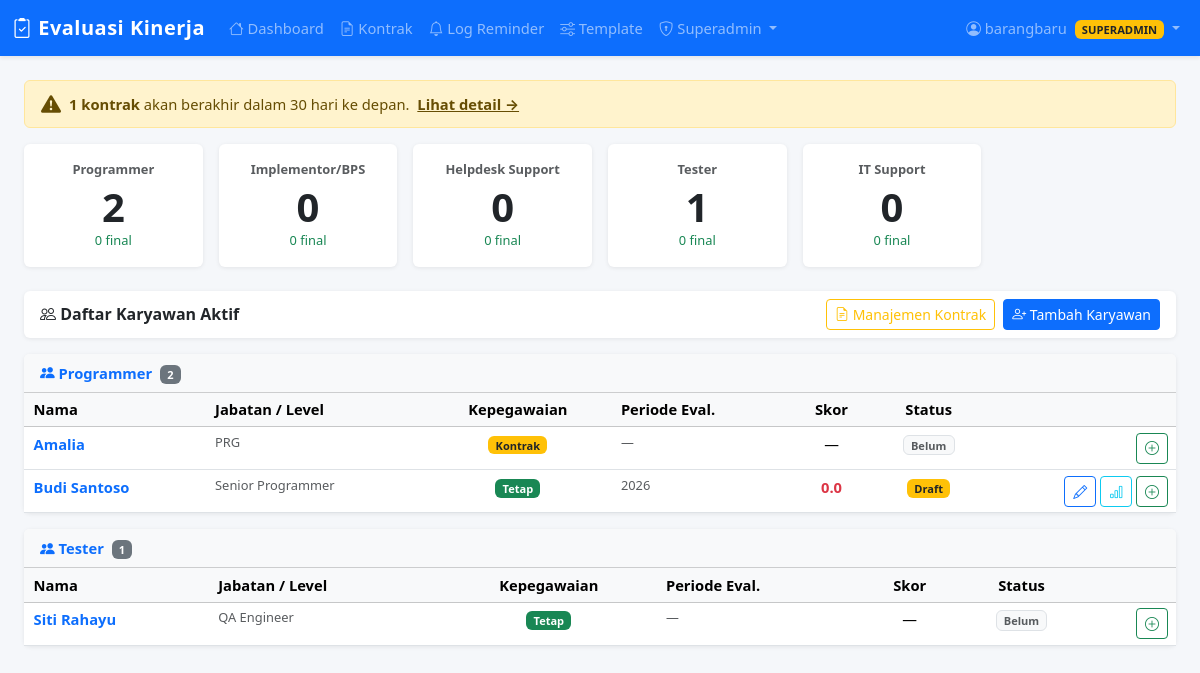
The page / (signed in) on the database its author committed.
### tables this page shows
CREATE TABLE employees (
    id INTEGER PRIMARY KEY AUTOINCREMENT,
    name TEXT NOT NULL,
    jabatan TEXT DEFAULT '',
    divisi TEXT NOT NULL,
    created_at TEXT DEFAULT (datetime('now','localtime'))
, level TEXT DEFAULT 'Staff', employment_type TEXT DEFAULT 'tetap', contract_start TEXT DEFAULT '', contract_end TEXT DEFAULT '', email TEXT DEFAULT '', phone TEXT DEFAULT '', telegram_id TEXT DEFAULT '', is_active INTEGER DEFAULT 1, notes TEXT DEFAULT '');

### app.py (the view)
@app.route('/')
@login_required
def index():
    db = get_db()
    employees = db.execute('''
        SELECT emp.*,
               (SELECT COUNT(*) FROM evaluations WHERE employee_id=emp.id) AS eval_count,
               (SELECT MAX(periode) FROM evaluations WHERE employee_id=emp.id) AS latest_periode,
               (SELECT final_total FROM evaluations WHERE employee_id=emp.id ORDER BY id DESC LIMIT 1) AS latest_score,
               (SELECT status FROM evaluations WHERE employee_id=emp.id ORDER BY id DESC LIMIT 1) AS latest_status,
               (SELECT id FROM evaluations WHERE employee_id=emp.id ORDER BY id DESC LIMIT 1) AS latest_eval_id
        FROM employees emp WHERE emp.is_active=1
        ORDER BY emp.divisi, emp.name
    ''').fetchall()
    today = date.today()
    contracts_alert = db.execute('''
        SELECT *, julianday(contract_end) - julianday('now') AS days_left
        FROM employees WHERE employment_type='kontrak' AND contract_end != ''
        AND is_active=1 ORDER BY contract_end
    ''').fetchall()
    expiring_soon = [e for e in contracts_alert if e['days_left'] is not None and e['days_left'] <= 30]
    divisi_stats = {}
    for d in DIVISI_LIST:
        row = db.execute('''
            SELECT COUNT(DISTINCT emp.id) AS total,
                   COUNT(DISTINCT CASE WHEN ev.status='final' THEN ev.employee_id END) AS done
            FROM employees emp LEFT JOIN evaluations ev ON ev.employee_id=emp.id AND ev.status='final'
            WHERE emp.divisi=? AND emp.is_active=1
        ''', (d,)).fetchone()
        divisi_stats[d] = row
    return render_template('index.html', employees=employees, divisi_stats=divisi_stats,
                           divisi_list=DIVISI_LIST, expiring_soon=expiring_soon,
                           level_choices=LEVEL_CHOICES)

### app.py (called while the page is built)
def get_db():
    if 'db' not in g:
        g.db = sqlite3.connect(DB_PATH)
        g.db.row_factory = sqlite3.Row
        g.db.execute('PRAGMA foreign_keys = ON')
    return g.db

def login_required(f):
    @wraps(f)
    def decorated(*args, **kwargs):
        if 'user_id' not in session:
            flash('Silakan login terlebih dahulu', 'warning')
            return redirect(url_for('login', next=request.path))
        return f(*args, **kwargs)
    return decorated

@app.context_processor
def inject_globals():
    return {
        'current_user': {
            'id':       session.get('user_id'),
            'username': session.get('username'),
            'name':     session.get('user_name'),
            'role':     session.get('user_role'),
        } if 'user_id' in session else None,
        'now_year':   date.today().year,
        'today_date': date.today().isoformat(),
    }

### templates/index.html (shortened to what this page needs)
{% extends 'base.html' %}
{% block content %}
{% if expiring_soon %}
<div class="alert alert-warning py-2 mb-3 d-flex align-items-center gap-2">
  <i class="bi bi-exclamation-triangle-fill fs-5"></i>
  <div>
    <strong>{{ expiring_soon | length }} kontrak</strong> akan berakhir dalam 30 hari ke depan.
    <a href="/contracts" class="alert-link ms-1">Lihat detail &rarr;</a>
  </div>
</div>
{% endif %}
<div class="row g-3 mb-4">
  {% for d in divisi_list %}
  {% set st = divisi_stats[d] %}
  <div class="col-6 col-md-4 col-xl-2">
    <div class="card text-center p-3">
      <div class="fw-bold text-muted small text-truncate" title="{{ d }}">{{ d }}</div>
      <div class="display-6 fw-bold mt-1">{{ st.total }}</div>
      <div class="small text-success">{{ st.done }} final</div>
    </div>
  </div>
  {% endfor %}
</div>
<div class="card mb-3">
  <div class="card-body d-flex justify-content-between align-items-center py-2 flex-wrap gap-2">
    <h6 class="mb-0 fw-bold"><i class="bi bi-people"></i> Daftar Karyawan Aktif</h6>
    <div class="d-flex gap-2">
      <a href="/contracts" class="btn btn-outline-warning btn-sm">
        <i class="bi bi-file-earmark-text"></i> Manajemen Kontrak
      </a>
      <button class="btn btn-primary btn-sm" data-bs-toggle="modal" data-bs-target="#addEmpModal">
        <i class="bi bi-person-plus"></i> Tambah Karyawan
      </button>
    </div>
  </div>
</div>
{% for divisi in divisi_list %}
{% set divisi_emps = employees | selectattr('divisi','equalto',divisi) | list %}
{% if divisi_emps %}
<div class="card mb-3">
  <div class="card-header py-2 bg-light fw-bold text-primary">
    <i class="bi bi-people-fill"></i> {{ divisi }}
    <span class="badge bg-secondary ms-1">{{ divisi_emps | length }}</span>
  </div>
  <div class="card-body p-0">
    <table class="table table-hover table-sm mb-0">
      <thead class="table-light">
        <tr>
          <th>Nama</th><th>Jabatan / Level</th>
          <th class="text-center">Kepegawaian</th>
          <th>Periode Eval.</th>
          <th class="text-center">Skor</th>
          <th class="text-center">Status</th>
          <th></th>
        </tr>
      </thead>
      <tbody>
        {% for emp in divisi_emps %}
        <tr>
          <td>
            <a href="/emp/{{ emp.id }}/edit" class="fw-semibold text-decoration-none">{{ emp.name }}</a>
          </td>
          <td class="text-muted small">
            {{ emp.jabatan or '—' }}
          </td>
          <td class="text-center">
            {% if emp.employment_type == 'kontrak' %}
              <span class="badge bg-warning text-dark">Kontrak</span>
            {% else %}
              <span class="badge bg-success">Tetap</span>
            {% endif %}
          </td>
          <td class="small text-muted">{{ emp.latest_periode or '—' }}</td>
          <td class="text-center">
            {% if emp.latest_score is not none %}
              <span class="fw-bold
                {% if emp.latest_score >= 80 %}text-success
                {% elif emp.latest_score >= 60 %}text-warning
                {% else %}text-danger{% endif %}">
                {{ '%.1f' | format(emp.latest_score) }}
              </span>
            {% else %}—{% endif %}
          </td>
          <td class="text-center">
            {% if emp.latest_status == 'final' %}
              <span class="badge bg-success">Final</span>
            {% elif emp.latest_status == 'draft' %}
              <span class="badge bg-warning text-dark">Draft</span>
            {% else %}
              <span class="badge bg-light text-muted border">Belum</span>
            {% endif %}
          </td>
          <td class="text-end pe-2">
            {% if emp.latest_eval_id %}
              <a href="/eval/{{ emp.latest_eval_id }}/project" class="btn btn-sm btn-outline-primary">
                <i class="bi bi-pencil"></i>
              </a>
              <a href="/eval/{{ emp.latest_eval_id }}/summary" class="btn btn-sm btn-outline-info">
                <i class="bi bi-bar-chart"></i>
              </a>
            {% endif %}
            <button class="btn btn-sm btn-outline-success"
                    onclick="openNewEval({{ emp.id }}, '{{ emp.name | e }}')">
              <i class="bi bi-plus-circle"></i>
            </button>
          </td>
        </tr>
        {% endfor %}
      </tbody>
    </table>
  </div>
</div>
{% endif %}
{% endfor %}
{% endblock %}

### templates/base.html (style rules this page uses)
body { background:#f5f7fa; font-size:.92rem; }
.card { border:none; box-shadow:0 1px 4px rgba(0,0,0,.08); }
.table-sm th, .table-sm td { padding:.35rem .6rem; }

### rows shown on the page
employees: divisi "Tester", total "1", done "0", name "Siti Rahayu", jabatan "QA Engineer", employment_type "Tetap", latest_periode "—", shows "Belum"
employees: name "Amalia", jabatan "PRG", employment_type "Kontrak", latest_periode "—", shows "Belum"
employees: name "Budi Santoso", jabatan "Senior Programmer", employment_type "Tetap", latest_periode "2026", latest_score "0.0", shows "Draft"

### other values the page prints
{{ current_user.name }} "barangbaru"
{{ current_user.role | upper }} "SUPERADMIN"
{{ expiring_soon | length }} "1"
{{ d }} "Programmer" "Implementor/BPS" "Helpdesk Support" "IT Support"
{{ st.total }} "2" "0" "0" "0"
{{ st.done }} "0" "0" "0" "0"
{{ divisi }} "Programmer" "Tester"
{{ divisi_emps | length }} "2" "1"
